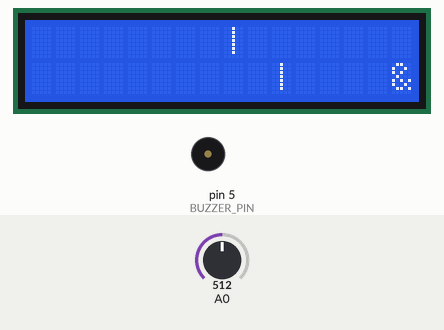
This sketch was run on a simulated Arduino Uno, built with avr-gcc and run on an emulated ATmega328P. On the bench: 16×2 character LCD, buzzer (waves = sounding). Inputs (shaded band) come from the test bench; at power-on: A0 = 512.

Above: at 1.2 s.
1.3 s: A0 set to 900
At 2.29 s:
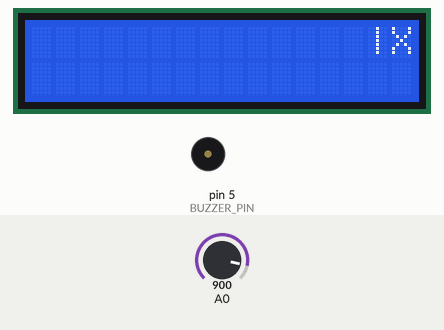
3.3 s: A0 set to 881
At 5.9 s:
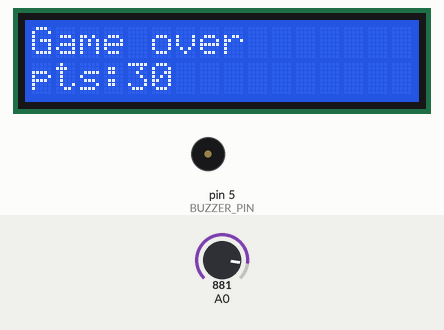
6.3 s: A0 set to 215
7.8 s: A0 set to 190
At 10.7 s:
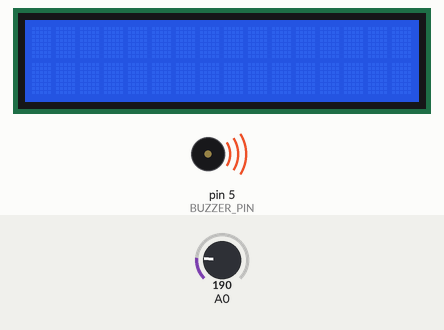
10.8 s: A0 set to 210
At 13.2 s:
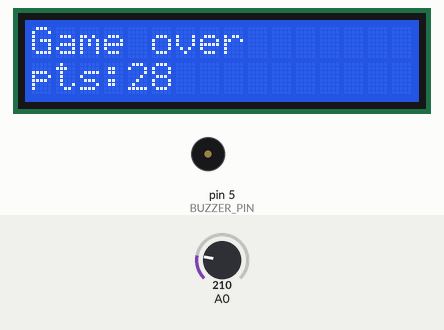
13.8 s: A0 set to 122
At 16.18 s:
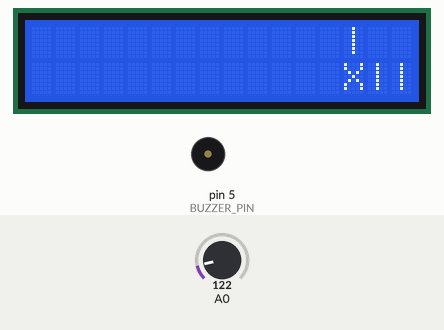
Timing chart, 0 to 16.9 s (numbered marks = the images above; inputs shaded):
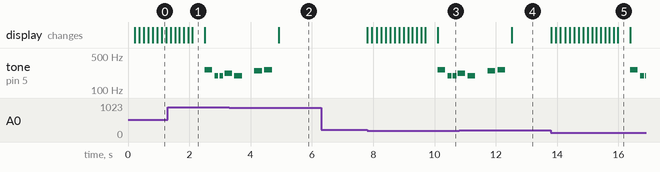

Measured:
- the behaviour switches between 900 and 899 on A0 (found by bisection; images 1 and 2)
- the behaviour switches between 201 and 200 on A0 (found by bisection; images 2 and 3)
- after the input at 1.3 s, the display: first changes after 0.09 s (image 1 shows a later state)
- after the input at 3.3 s, the display: changes after 1.6 s (image 2)
- after the input at 6.3 s, every drawn part: stays the same
- after the input at 7.8 s, tone on pin 5 (BUZZER_PIN): plays 262 Hz for 0.25 s, 196 Hz for 0.13 s, 196 Hz for 0.13 s, 220 Hz for 0.04 s, starting after 2.3 s; the display: changes at once (image 3)
- after the input at 10.8 s, the display: changes after 1.7 s (image 4)
- after the input at 13.8 s, tone on pin 5 (BUZZER_PIN): plays 262 Hz for 0.25 s, 196 Hz for 0.13 s, 196 Hz for 0.03 s, starting after 2.6 s; the display: first changes at once (image 5 shows a later state)
- by itself, tone on pin 5 (BUZZER_PIN): plays 196 Hz for 0.25 s, 247 Hz for 0.25 s, 262 Hz for 0.25 s

The sketch:

main.ino
```cpp
#include <LiquidCrystal.h>
#include "main.h"

// Initialize
LiquidCrystal lcd(
    RS,
    E,
    DATA_INPUT1,
    DATA_INPUT2,
    DATA_INPUT3,
    DATA_INPUT4);

int obstacle_initial_position = 0;
int player_cord[2] = {15, 1};
int dead = 0;
int points = 0;
int speedModifier = 0;

int melody[8] = {
    NOTE_C4, NOTE_G3, NOTE_G3, NOTE_A3, NOTE_G3, 0, NOTE_B3, NOTE_C4};
int noteDurations[8] = {
    4, 8, 8, 4, 4, 4, 4, 4};

void setup()
{
  Serial.begin(9600);
  lcd.begin(16, 2);
}
void loop()
{
  if (dead == 0)
  {
    play_game();
  }
  if (dead == 1)
  {
    display_game_over();
  }
}

void display_game_over()
{
  lcd.setCursor(0, 0);
  lcd.print("Game over");
  lcd.setCursor(0, 1);
  lcd.print("pts:");
  lcd.setCursor(4, 1);
  lcd.print(points);

  if (analogRead(A0) <= 200 || analogRead(A0) >= 900)
  {
    dead = 0;
    points = 0;
    speedModifier = 0;
    lcd.clear();
  }
}

void play_game()
{
  lcd.setCursor(player_cord[0], player_cord[1]);
  lcd.print(PLAYER_SYMBOL);
  if (analogRead(A0) <= 200)
  {
    clear_lcd_char_at(15, 0);
    change_player_y(1);
  }
  if (analogRead(A0) >= 900)
  {
    clear_lcd_char_at(15, 1);
    change_player_y(0);
  }
  obstacle_initial_position += 1;
  int obstacle_cord[2] = {obstacle_initial_position % 16, 0};
  lcd.setCursor(obstacle_cord[0], obstacle_cord[1]);
  lcd.print(OBSTACLE_SYMBOL);
  if (obstacle_cord[0] == player_cord[0] &&
      obstacle_cord[1] == player_cord[1])
  {
    lcd.setCursor(obstacle_cord[0], obstacle_cord[1]);
    lcd.print(DEAD_SYMBOL);
    delay(400);
    lcd.clear();
    dead = 1;
    play_end_sound();
  }
  clear_lcd_char_at(obstacle_cord[0] - 1, obstacle_cord[1]);

  obstacle_cord[1] = 1;
  lcd.setCursor(obstacle_cord[0] + 2, obstacle_cord[1]);
  lcd.print(OBSTACLE_SYMBOL);
  if (obstacle_cord[0] + 2 == player_cord[0] &&
      obstacle_cord[1] == player_cord[1])
  {
    lcd.setCursor(obstacle_cord[0], obstacle_cord[1]);
    lcd.print(DEAD_SYMBOL);
    delay(400);
    lcd.clear();
    dead = 1;
    play_end_sound();
  }
  clear_lcd_char_at(obstacle_cord[0] + 1, obstacle_cord[1]);

  delay(150 - speedModifier);
  points += 2;
  speedModifier += 1;
}

void change_player_y(int y_idx)
{
  player_cord[1] = y_idx;
  lcd.setCursor(15, player_cord[1]);
  lcd.print(PLAYER_SYMBOL);
}

void clear_lcd_char_at(int x, int y)
{
  lcd.setCursor(x, y);
  lcd.print(" ");
}

void play_end_sound()
{
  for (int thisNote = 0; thisNote < 8; thisNote++)
  {

    // to calculate the note duration, take one second divided by the note type.
    // e.g. quarter note = 1000 / 4, eighth note = 1000/8, etc.
    int noteDuration = 1000 / noteDurations[thisNote];
    tone(BUZZER_PIN, melody[thisNote], noteDuration);

    // to distinguish the notes, set a minimum time between them.
    // the note's duration + 30% seems to work well:
    int pauseBetweenNotes = noteDuration * 1.30;
    delay(pauseBetweenNotes);
    // stop the tone playing:
    noTone(BUZZER_PIN);
  }
}
```

main.h
```cpp
// Notes
#define NOTE_G3  196
#define NOTE_A3  220
#define NOTE_B3  247
#define NOTE_C4  262
#define NOTE_A4  440

// The Arduino pin connected to the buzzer
#define BUZZER_PIN 5

// map lcd interface symbols to arduino digital pins
#define RS 7
#define E 8
#define DATA_INPUT1 9
#define DATA_INPUT2 10
#define DATA_INPUT3 11
#define DATA_INPUT4 12

// Symbols
#define PLAYER_SYMBOL "&"
#define OBSTACLE_SYMBOL "|"
#define DEAD_SYMBOL "X"
```
